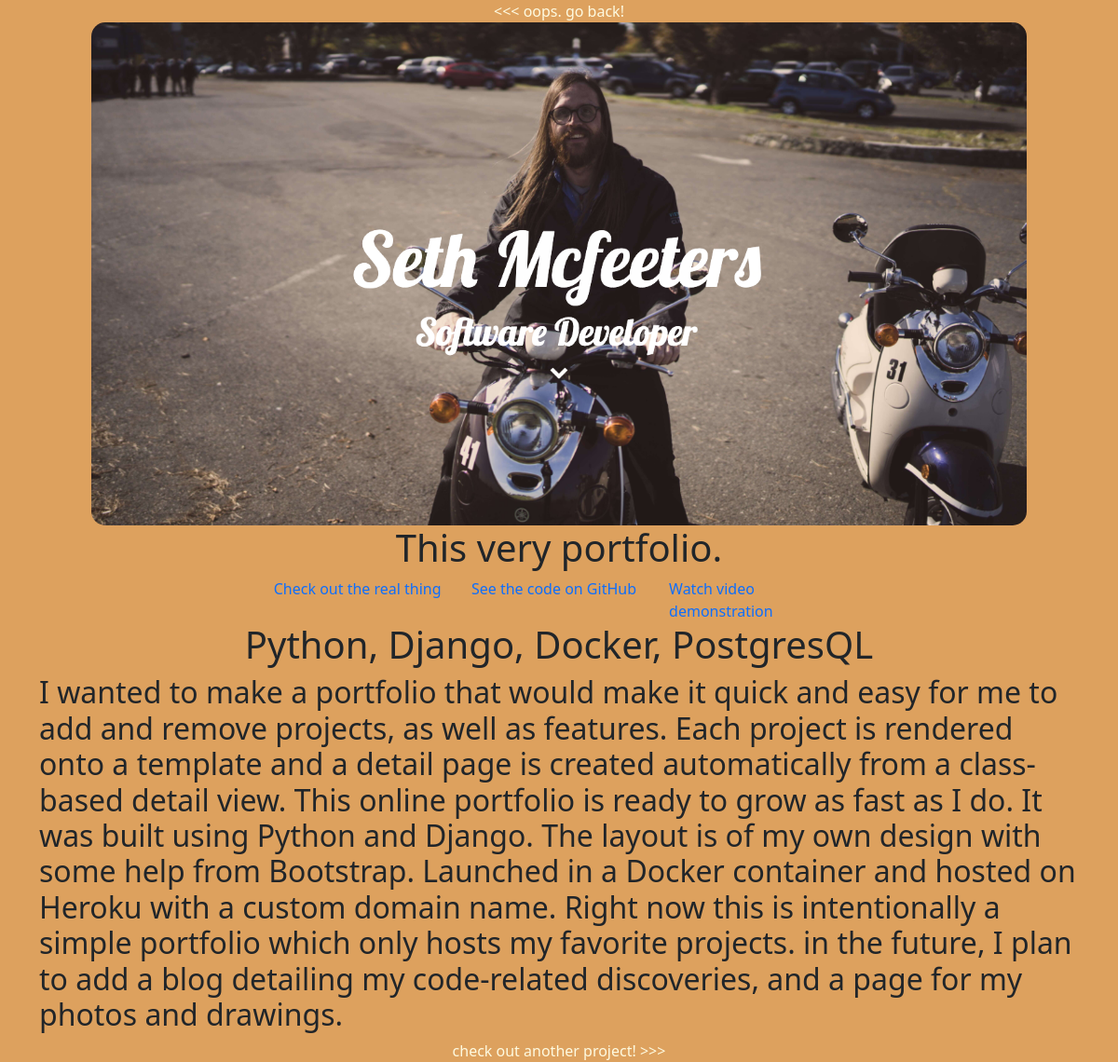
Screenshot of /detail/3/ with the database file from the repository.
### portfolio/models.py (models this page shows)
class Project(models.Model):
    screenshot = models.ImageField(blank=True)
    language = models.CharField(max_length=255, blank=True)
    name = models.CharField(max_length=255, blank=True)
    short_description = models.CharField(max_length=255, blank=True)
    long_description = models.TextField(blank=True)
    live_url = models.URLField(blank=True)
    github_url = models.URLField(blank=True)
    video_demo_url = models.URLField(blank=True)

### portfolio/views.py (the view)
# urls.py: path('detail/<pk>/',views.DetailView.as_view(), name='detail')
class DetailView(DetailView):
    template_name = 'portfolio/detail.html'
    model = Project

### portfolio/templates/portfolio/detail.html
{% extends 'portfolio/base.html' %}
{% load static %}
{% block content %}
<div class="container center-box">
<a class="light-text" href="{% url 'portfolio'%}"> <<< oops. go back!</a>
    <img class="img-fluid detail-image" src="{{project.screenshot.url}}">
    <h1 class="center">{{project.name}}</h1>
    <div class="row">
        <div class="col-md">
            <a href="{{project.live_url}}" target="_blank" rel="noopener noreferrer">Check out the real thing</a>
        </div>
        <div class="col-md">
            <a href="{{project.github_url}}" target="_blank" rel="noopener noreferrer">See the code on GitHub</a>
        </div>
        <div class="col-md">
            <a href="{{project.video_demo_url}}" target="_blank" rel="noopener noreferrer">Watch video demonstration</a>
        </div>
    </div>
    <h1 class="center">{{project.language}}</h1>
    <h2>{{project.long_description}}</h2>
    <a class="light-text" href="{% url 'portfolio'%}"> check out another project! >>></a>
</div>
{% endblock %}

### static/css/color.css (style rules this page uses)
.light-text { color: #fefae0ff }
.base { background-color: #dda15eff; }

### static/css/base.css (style rules this page uses)
img { width: 100%; }
a:link { text-decoration: none; color: }
.center { text-align: center; }
.container { margin:0; width: 100%; }
.center-box { display:flex; justify-content: center; align-items: center; flex-direction: column; }
.detail-image { width: 90%; border-radius:15px; }

### rows the page displays
Project: screenshot (picture), name "This very portfolio.", language "Python, Django, Docker, PostgresQL", long_description "I wanted to make a portfolio that would make it quick and easy for me to add and remove projects, as well as features. Each project is rendered onto a template and a detail page is created automatically from a class-based detail view. This online portfolio is ready to grow as fast as I do. It was built using Python and Django. The layout is of my own design with some help from Bootstrap. Launched in a Docker container and hosted on Heroku with a custom domain name. Right now this is intentionally a simple portfolio which only hosts my favorite projects. in the future, I plan to add a blog detailing my code-related discoveries, and a page for my photos and drawings."
